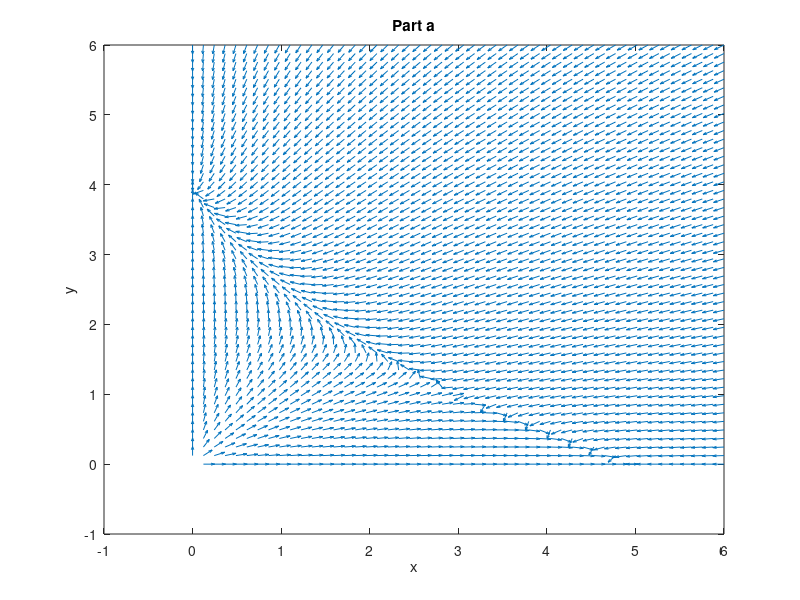

Write the MATLAB code that produced this figure. (Note: this script raises an error after producing the figure.)
clear; close all;
%% Part a
f1a = @(x,y)(x*(5 - x - 2*y));
f2a = @(x,y)(y*(4 - x - y));
x = linspace(0,6,50);
y = linspace(0,6,50);
[X,Y] = meshgrid(x,y);
% Storing derivatives
U = zeros(size(X));
V = zeros(size(X));
% Loop through each (x,y) pair in the mesh
for i = 1:length(X)
    for j = 1:length(Y)
        % Evaluate the derivatives
        u = f1a(X(i,j),Y(i,j));
        v = f2a(X(i,j),Y(i,j));
        r = sqrt(u^2+v^2);
        % Normalizing them to 1 and storing
        U(i,j) = u/r;
        V(i,j) = v/r;
    end
end
% Use quiver to plot; S = 0.75 to ensure arrows don't intersect
quiver(X,Y,U,V,0.75)
xlabel('x'); ylabel('y');
title('Part a');
%% Part b
f1b = @(x,y)(-x);
f2b = @(x,y)(y^2);
[Xb,Yb,Ub,Vb] = derivatives(1,20,f1b,f2b);
% Use quiver to plot; S = 0.75 to ensure arrows don't intersect
figure;
quiver(Xb,Yb,Ub,Vb,0.5)
xlabel('x'); ylabel('y');
title('Part b');
%% Part c
f1c = @(x,y)(y);
f2c = @(x,y)(x-x^3);
[Xc,Yc,Uc,Vc] = derivatives(2,101,f1c,f2c);
% Use quiver to plot; S = 0.75 to ensure arrows don't intersect
figure;
quiver(Xc,Yc,Uc,Vc,0.5);
xlabel('x'); ylabel('y');
title('Part c');
%% Part d
f1d = @(x,y)(sin(y));
f2d = @(x,y)(sin(x));
[Xd,Yd,Ud,Vd] = derivatives(3.5,60,f1d,f2d);
% Use quiver to plot; S = 0.75 to ensure arrows don't intersect
figure;
quiver(Xd,Yd,Ud,Vd,0.5)
xlabel('x'); ylabel('y');
title('Part d');